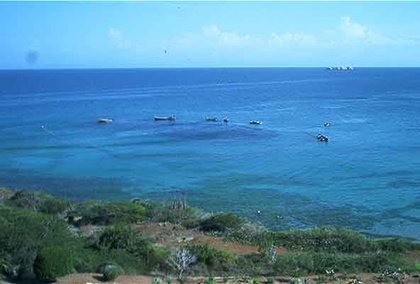
%> input picture spring2019/CSE4310/assignment2/data/ocean.jpg, 420 x 284 px, shrunk from 592 x 400 before the run
$ octave --eval "soccer_analysis(imread('data/ocean.jpg'));"   (GNU Octave 9; MATLAB toolbox functions it lacks are replaced by stand-ins)
%> lines starting %> are read from the running program, lines starting %| are printed output that depends on the picture; in (x1, y1, x2, y2) boxes, pixels count from 0 and x2, y2 are one past the last pixel; in counts of white or black regions, pixels touching at a corner belong together; the program's own positions count from 1
### spring2019/CSE4310/assignment2/get_component.m
function result = get_component(binary, k)

%  result = get_component(binary)
%
% returns a boolean image where non-zero pixels represent
% the k-th largest connected component of the input image

% connected component analysis
[labels, number] = bwlabel(binary, 4);
if number < k
    result = [];
    return;
end

[rows, cols] = size(binary);

% find the largest connected component
% create an array of counters, one for each connected component.
counters = zeros(1,number);
for row = 1:rows
    for col = 1:cols
        % for each i ~= 0, we count the number of pixels equal to i in the labels
        % matrix
        % first, we create a component image, that is 1 for pixels belonging to
        % the i-th connected component, and 0 everywhere else.

        label = labels(row, col);
        if (label ~= 0)
            counters(label) = counters(label) + 1;
        end
    end
end

% find the id of the largest component
% we pass -counters as argument because we want to find max areas,
% not min areas.
[areas, ids] = sort(-counters);
result = (labels == ids(k));

### spring2019/CSE4310/assignment2/remove_holes.m
function result = remove_holes(image);

% Takes an image with or without holes and returns
% the same image with the holes removed
% Holes defined in the asssignment instructions

opp_image = ~image;
[labels, number] = bwlabel(opp_image, 4);
bg_label = labels(1,1);
opp_image(labels ~= 0 & labels ~= bg_label) = 0;
result = ~opp_image * 255;

### spring2019/CSE4310/assignment2/soccer_analysis.m
function soccer_analysis(image);

%
%
%

color = double(image);
r = color(:,:,1);
g = color(:,:,2);
b = color(:,:,3);

g_thresh = 10;
green = (g - r > g_thresh & g - b > g_thresh);
field = get_component(green, 1);
field_final = remove_holes(field);
figure(1); imshow(field_final);

r_thresh = 5;
red = ((r - g > r_thresh) & (r - b > r_thresh)) & field_final;
[red_labels, red_number] = bwlabel(red, 4);
for i = 1:red_number
    comp_image = (red_labels == i);
    number_pix = sum(comp_image(:));
    if number_pix < 15
       red(find(comp_image)) = 0;
    end
end
figure(2); imshow(red);

b_thresh = 5;
blue = ((b - g > b_thresh) & (b - r > b_thresh)) & field_final;
[blue_labels, blue_number] = bwlabel(blue, 4);
for i = 1:blue_number
    comp_image = (blue_labels == i);
    number_pix = sum(comp_image(:));
    if number_pix < 7
        blue(find(comp_image)) = 0;
    end
end
figure(3); imshow(blue);
%> in soccer_analysis, `r = color(:,:,1);`:
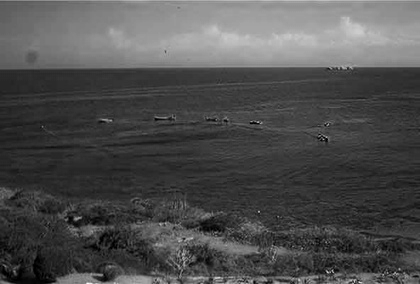
%> r: size 284x420 double; min 0, max 250, mean 77.7
%> in soccer_analysis, `g = color(:,:,2);`:
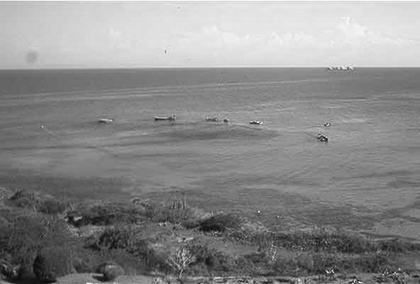
%> g: size 284x420 double; min 7, max 252, mean 137.1
%> in soccer_analysis, `b = color(:,:,3);`:
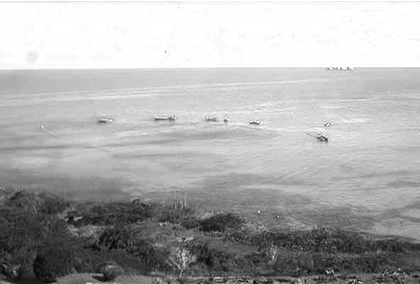
%> b: size 284x420 double; min 0, max 255, mean 172.9
%> in soccer_analysis, `green = (g - r > g_thresh & g - b > g_thresh);`:
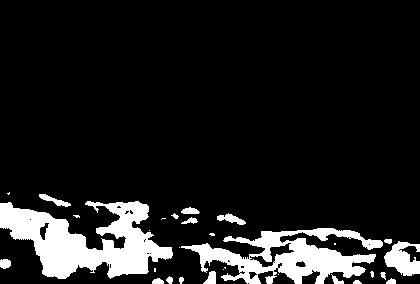
%> green: size 284x420 logical; 11.7% white; 30 white regions (12 under 20 px), largest, box (x1, y1, x2, y2) and area: (0, 201, 173, 279) 6950, (181, 228, 383, 284) 5112, (384, 241, 420, 276) 777
%> in get_component, `[labels, number] = bwlabel(binary, 4);`:
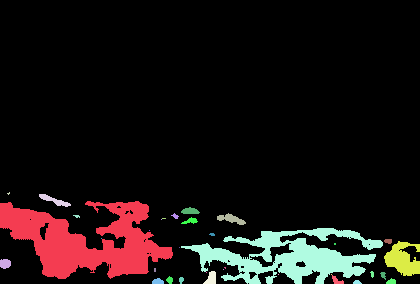
%> labels: size 284x420 double; 35 distinct labels, from 0 to 34; one colour per label, 0 black
%> in get_component, `[labels, number] = bwlabel(binary, 4);`: number = 34
%> after the loop in get_component, `for row = 1:rows`: counters = 34 values, max 6949 at index 1, min 1 at index 6, mean 409.7
%> in get_component, `[areas, ids] = sort(-counters);`: areas = 34 values from -6949 to -1; ids = 34 values, max 34 at index 12, min 1 at index 1, mean 17.5
%> in get_component, `result = (labels == ids(k));`:
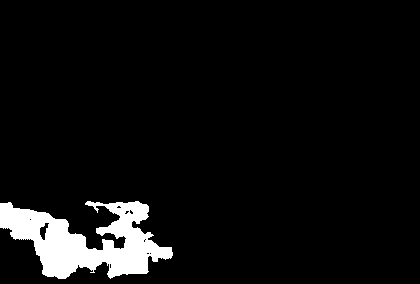
%> result: size 284x420 logical; 5.8% white; 1 white region, box (x1, y1, x2, y2) and area: (0, 201, 173, 279) 6949
%> in remove_holes, `[labels, number] = bwlabel(opp_image, 4);`:
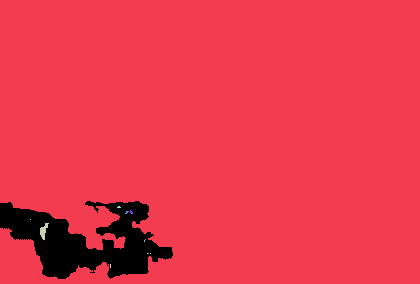
%> labels: size 284x420 double; 12 distinct labels, from 0 to 11; one colour per label, 0 black
%> in remove_holes, `[labels, number] = bwlabel(opp_image, 4);`: number = 11
%> in remove_holes, `bg_label = labels(1,1);`: bg_label = 1
%> in remove_holes, `opp_image(labels ~= 0 & labels ~= bg_label) = 0;`: opp_image: size 284x420 logical; 94.1% white; 1 black region, box (x1, y1, x2, y2) and area: (0, 201, 173, 279) 7058
%> in soccer_analysis, `red = ((r - g > r_thresh) & (r - b > r_thresh)) & field_final;`: red: size 284x420 logical; every value is 0
%> in soccer_analysis, `[red_labels, red_number] = bwlabel(red, 4);`: red_labels: size 284x420 double; every value is 0
%> in soccer_analysis, `[red_labels, red_number] = bwlabel(red, 4);`: red_number = 0
